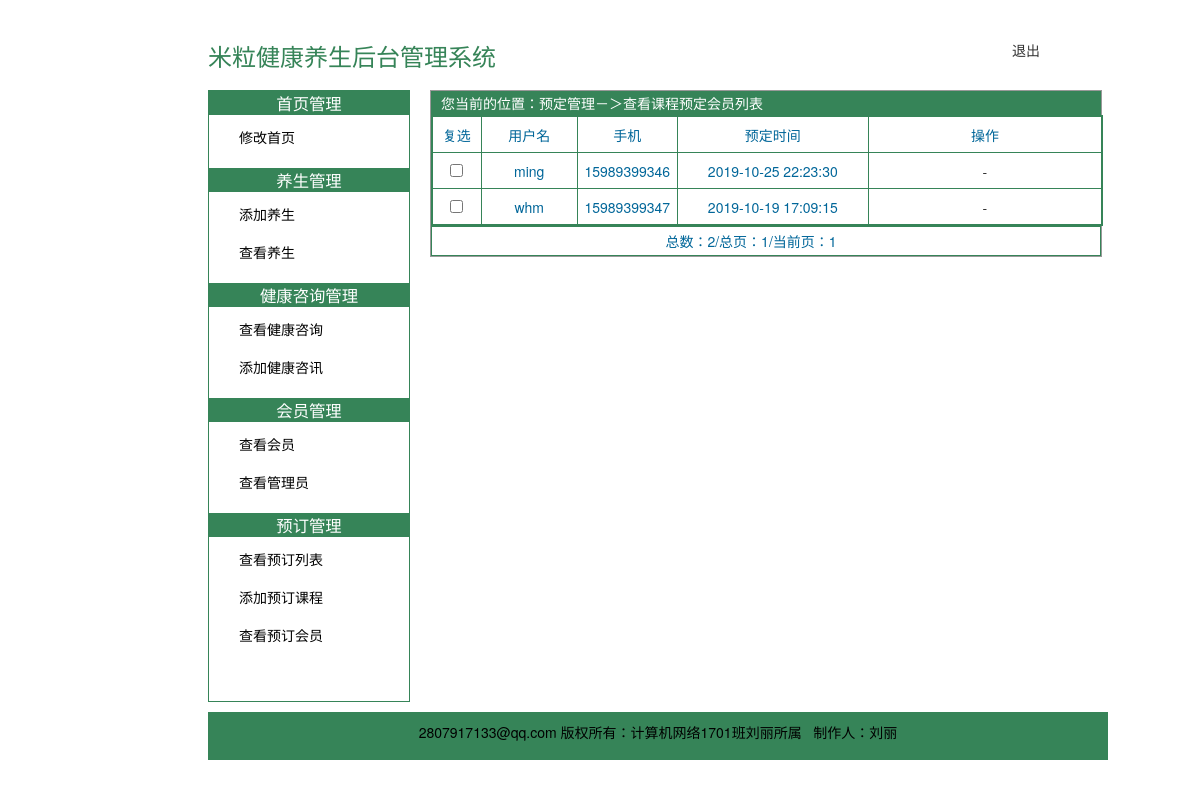
The app's page /admin/ck_appointment_user.php?id=4 with its own data.
### tables this page shows
CREATE TABLE `ys_user_appointment` (
  `id` int(11) NOT NULL AUTO_INCREMENT,
  `user_id` int(11) NOT NULL DEFAULT '0' COMMENT '会员id',
  `appointment` int(11) NOT NULL DEFAULT '1' COMMENT '棰勫畾缁勶紙1锛?锛?',
  `add_time` datetime NOT NULL COMMENT '棰勫畾鏃堕棿',
  PRIMARY KEY (`id`),
  KEY `user_id` (`user_id`,`appointment`)
);

CREATE TABLE `ys_user` (
  `userid` int(11) NOT NULL AUTO_INCREMENT,
  `username` varchar(30) NOT NULL,
  `password` varchar(100) NOT NULL,
  `phone` char(11) NOT NULL COMMENT '手机号',
  `reg_time` datetime NOT NULL COMMENT '注册时间',
  PRIMARY KEY (`userid`)
);

### admin/ck_appointment_user.php (the view, shortened to what this page needs)
<?php
require_once "../conn/conn.php";
$pagesize = 5;
$page = 1;
if(isset($_GET['page'])){
    $page = $_GET['page'];
    if($page<1){$page = 1;}
}else{
    $page = 1;
}
$id=isset($_GET['id'])?$_GET['id']:0;
$field="a.add_time,a.user_id userid,b.phone,b.username";
$where="a.appointment=".$id;
$join="left join ys_user b on b.userid=a.user_id";
$order="a.add_time desc";
$group="";
$having="";
$data=queryPaginate('ys_user_appointment a',$pagesize,$page,$field,$where,$join,$order,$group,$having);
?>
<!DOCTYPE html PUBLIC "-//W3C//DTD XHTML 1.0 Transitional//EN" "http://www.w3.org/TR/xhtml1/DTD/xhtml1-transitional.dtd">
<html xmlns="http://www.w3.org/1999/xhtml">
<head>
    <link href="css/index.css"rel="stylesheet" type="text/css" />
</head>
<body>
<?php require_once 'head.php'?>
<?php require_once 'left.php'?>
<div id="right" >
    <p class="where-is">您当前的位置：预定管理－＞查看课程预定会员列表</p>
    <form action="" method="post">
        <table width="670" border="0" align="center" cellpadding="0" cellspacing="0" style="text-align:right;">
            <tr>
                <td height="50" bgcolor="#666666">
                    <table width="670" height="25" border="0" align="center" cellpadding="0" cellspacing="1">
                        <tr>
                            <td width="50" height="25" bgcolor="#FFFFFF"><div align="center">复选</div></td>
                            <td width="100" bgcolor="#FFFFFF"><div align="center">用户名</div></td>
                            <td width="100" bgcolor="#FFFFFF"><div align="center">手机</div></td>
                            <td width="200" bgcolor="#FFFFFF"><div align="center">预定时间</div></td>
                            <td width="248" bgcolor="#FFFFFF"><div align="center">操作</div></td>
                        </tr>
                        <?php foreach($data['data'] as $v){ ?>
                            <tr>
                                <td height="25" bgcolor="#FFFFFF"><div align="center"><input type="checkbox" name='aa[]' value='<?php echo $v['userid']?>'>
                                    </div></td>
                                <td height="25" bgcolor="#FFFFFF"><div align="left"><?php echo $v['username']?></div></td>
                                <td height="25" bgcolor="#FFFFFF"><div align="left"><?php echo $v['phone']?></div></td>
                                <td height="25" bgcolor="#FFFFFF"><div align="left"><?php echo $v['add_time']?></div></td>
                                <td height="25" bgcolor="#FFFFFF"><div align="center"><a href= "javascript:void(0)" data-id="<?php echo $v['userid']?>">-</a>
                                    </div></td>
                            </tr>
                        <?php }?>
                    </table></td>
            </tr>
        </table>
        <?php echo $data['render'];?>
    </form>
</div>
<?require_once 'footer.php'?>
</body>
</html>

### admin/css/index.css (style rules this page uses)
* { margin:0px; padding:0px; }
body { margin:0 auto; width:1024px; font:12px/1.6 "宋体"; background-color:rgb(255,255,255) ; }
input { margin-left:10px; }
#right { float:right; border: 1px solid #999; width:670px; margin:10px; }
#right table { margin-top:10px; color:#006699; margin:0 auto; }
#right table tr td table { margin:0 auto; }
#right table tr td table tr div { text-align:center; }
#right table tr td table tr td { padding-top:5px;text-align:left; padding-bottom:5px; }

### layui/css/layui.css (style rules this page uses)
blockquote,body,button,dd,div,dl,dt,form,h1,h2,h3,h4,h5,h6,input,li,ol,p,pre,td,textarea,th,ul { margin:0;padding:0;-webkit-tap-highlight-color:rgba(0,0,0,0) }
table { border-collapse:collapse;border-spacing:0 }
button,input,optgroup,option,select,textarea { font-family:inherit;font-size:inherit;font-style:inherit;font-weight:inherit;outline:0 }
body { line-height:24px;font:14px Helvetica Neue,Helvetica,PingFang SC,Tahoma,Arial,sans-serif }
a { color:#333;text-decoration:none }

### admin/css/common.css (style rules this page uses)
body { margin: 0 auto; line-height: 24px; }
.where-is { height: 24px; background-color: rgb(54, 132, 88); padding-left: 10px; color: #FFF; }
tr td { border: 1px solid rgb(54,132,88); }

### admin/head.php (style rules this page uses)
table a { text-decoration: none; }

### records on screen
ys_user_appointment: ys_user.username "ming", ys_user.phone "15989399346", add_time "2019-10-25 22:23:30"
ys_user_appointment: ys_user.username "whm", ys_user.phone "15989399347", add_time "2019-10-19 17:09:15"

### other values on screen
$total "2"
$totalpage "1"
$page "1"
